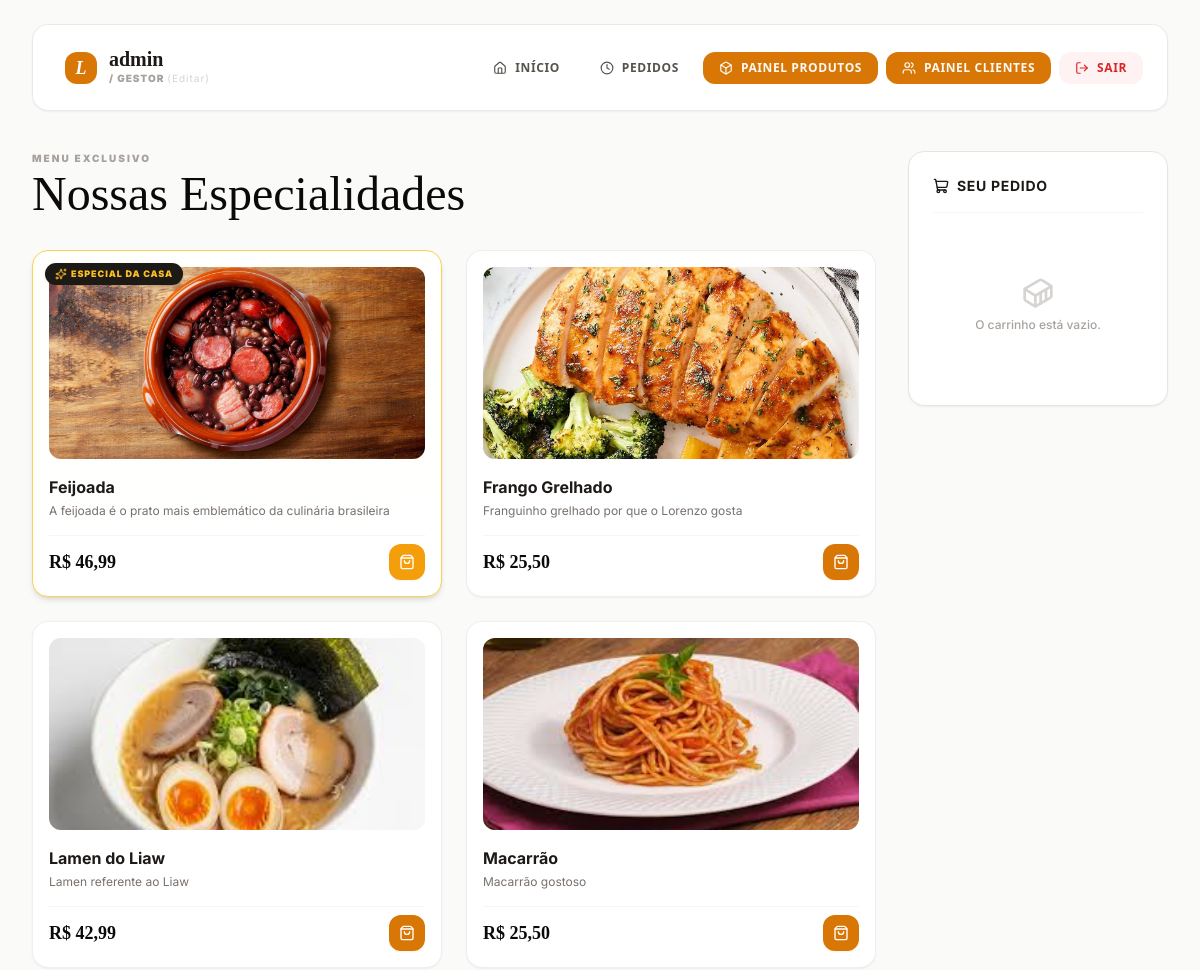
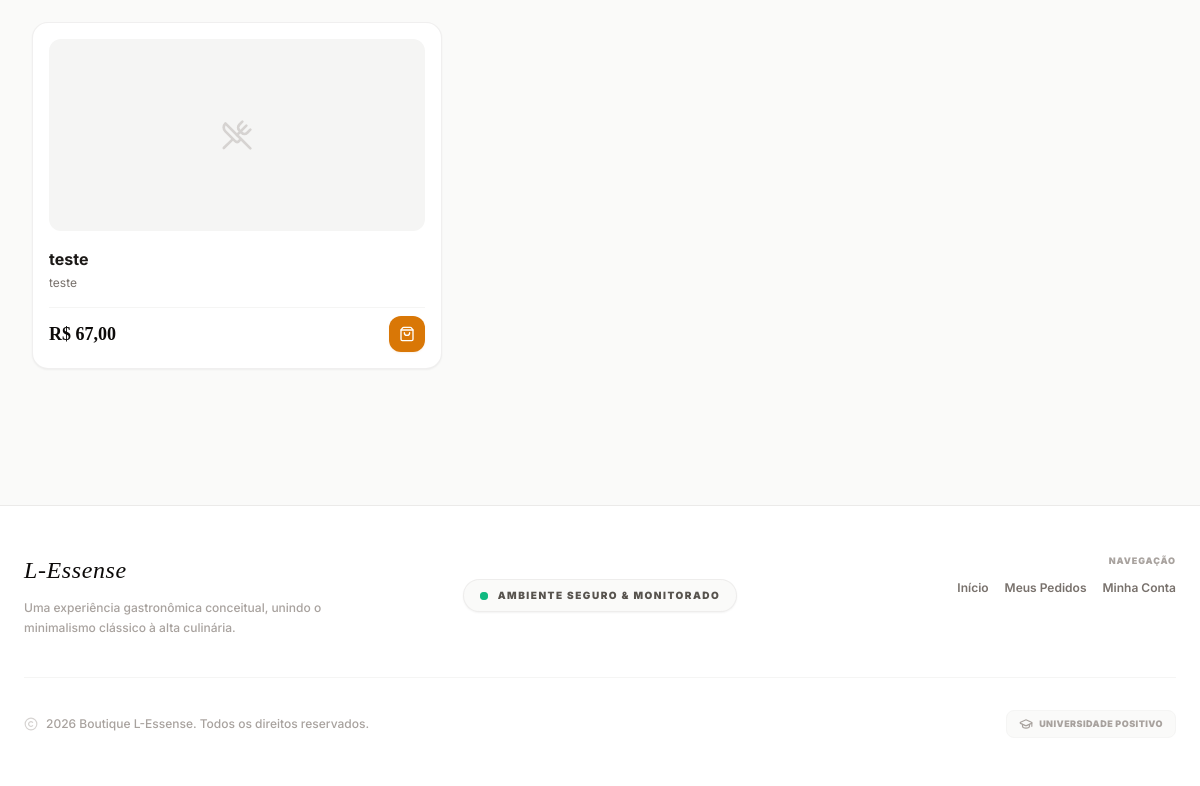
Before: /user/home.php (signed in) with the older database file (2 pictures, top to bottom).
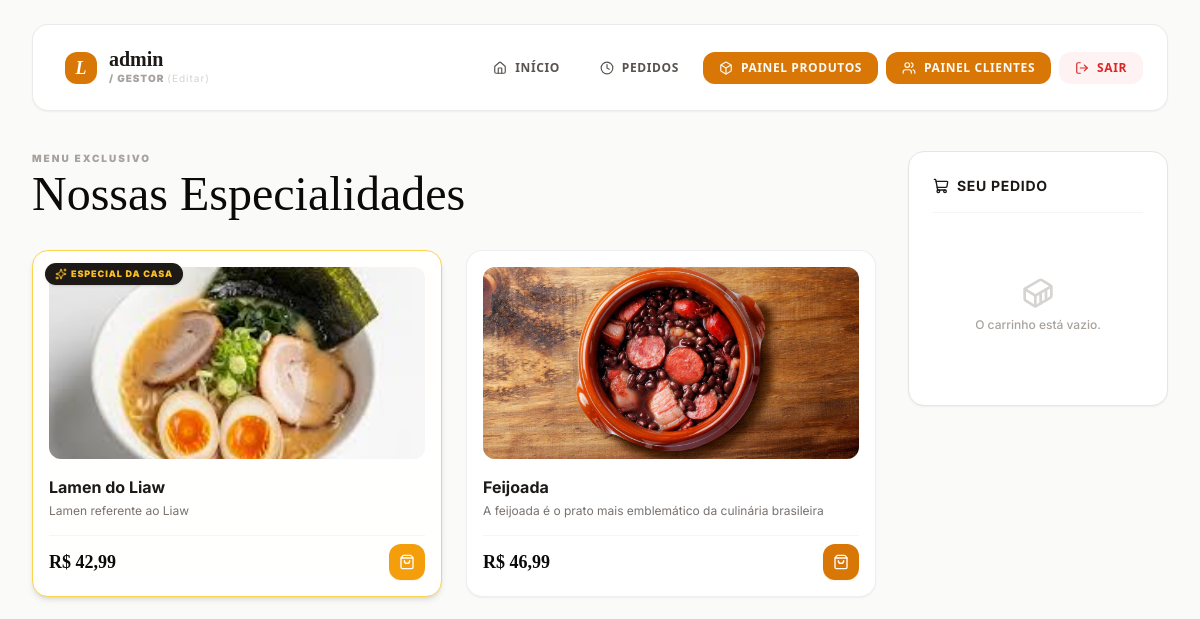
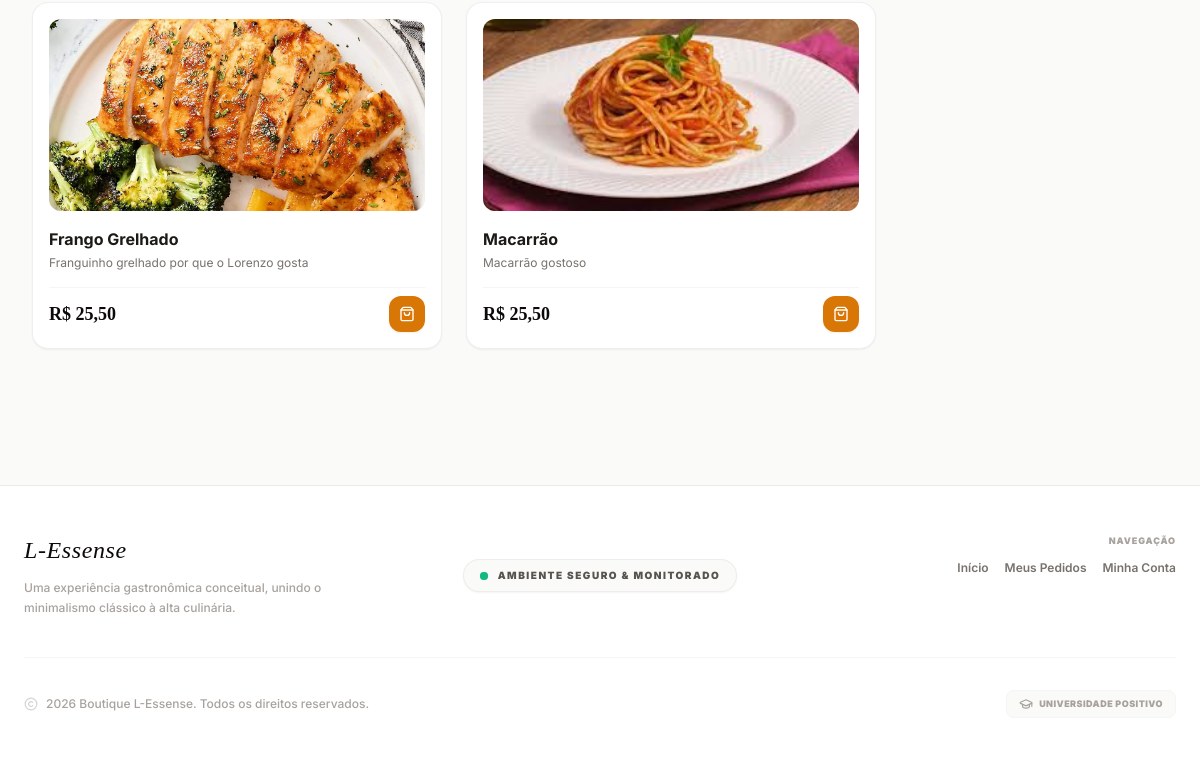
After: the same page with the newer database file (2 pictures, top to bottom).
### tables this page shows
CREATE TABLE `produtos` (
  `id` int(11) NOT NULL,
  `nome` varchar(100) NOT NULL,
  `descricao` text DEFAULT NULL,
  `preco` decimal(10,2) NOT NULL,
  `estoque` int(11) NOT NULL,
  `fixado` tinyint(1) DEFAULT 0,
  `imagem` varchar(255) DEFAULT NULL
);

### user/home.php (the view, shortened to what this page needs)
<?php
global $conexao;
$sql = "SELECT * FROM produtos WHERE estoque > 0 ORDER BY fixado DESC, nome ASC";
$resultado = mysqli_query($conexao, $sql);
$produtos = mysqli_fetch_all($resultado, MYSQLI_ASSOC);
?>
<!DOCTYPE html>
<html lang="pt-br">
<head>
    <link rel="stylesheet" href="../style.css">
    <script src="https://cdn.tailwindcss.com"></script>
</head>
<body class="bg-stone-50 text-stone-900 min-h-screen">
    <div class="max-w-7xl mx-auto px-4 sm:px-6 lg:px-8 py-6">
        <?php include __DIR__ . '/menu.php'; ?>
        <div class="grid grid-cols-1 lg:grid-cols-4 gap-8 items-start">
            <div class="lg:col-span-3">
                <div class="mb-8">
                    <span class="text-[10px] font-black uppercase tracking-[0.2em] text-stone-400 block mb-1">Menu Exclusivo</span>
                    <h1 class="font-serif text-4xl sm:text-5xl text-stone-950">Nossas Especialidades</h1>
                </div>
                <div class="grid grid-cols-1 sm:grid-cols-2 xl:grid-cols-3 gap-6">
                    <?php if (empty($produtos)): ?>
                        <p class="text-stone-500 text-sm italic col-span-full py-8 text-center">Nenhum produto disponível no momento.</p>
                    <?php else: ?>
                        <?php foreach ($produtos as $prod):
                            $isPromocao = (int)$prod['fixado'] === 1;
                        ?>
                            <div class="bg-white rounded-2xl p-4 transition-all flex flex-col justify-between group relative border <?php echo $isPromocao ? 'border-amber-300 shadow-md promo-glow bg-gradient-to-b from-amber-50/10 to-white' : 'border-stone-200/60 shadow-sm hover:shadow-md'; ?>">
                                <?php if ($isPromocao): ?>
                                    <div class="absolute top-3 left-3 z-10 bg-stone-900 text-amber-400 font-black text-[9px] uppercase tracking-widest px-2.5 py-1 rounded-full shadow flex items-center gap-1">
                                        <i data-lucide="sparkles" class="w-3 h-3 text-amber-400"></i>
                                        Especial da Casa
                                    </div>
                                <?php endif; ?>
                                <div>
                                    <div class="w-full h-48 bg-stone-100 rounded-xl mb-4 overflow-hidden relative">
                                        <?php if (!empty($prod['imagem'])): ?>
                                            <img src="../uploads/<?php echo $prod['imagem']; ?>" alt="<?php echo htmlspecialchars($prod['nome']); ?>" class="w-full h-full object-cover group-hover:scale-105 transition-transform duration-300">
                                        <?php else: ?>
                                            <div class="w-full h-full flex items-center justify-center text-stone-300">
                                                <i data-lucide="utensils-crossed" class="w-8 h-8"></i>
                                            </div>
                                        <?php endif; ?>
                                    </div>
                                    <h3 class="font-bold text-stone-900 text-base mb-1">
                                        <?php echo htmlspecialchars($prod['nome']); ?>
                                    </h3>
                                    <p class="text-stone-500 text-xs line-clamp-2 mb-4"><?php echo htmlspecialchars($prod['descricao'] ?? ''); ?></p>
                                </div>
                                <div class="flex items-center justify-between pt-2 border-t border-stone-100 mt-auto">
                                    <span class="font-serif font-bold text-lg text-stone-950">R$ <?php echo number_format((float)$prod['preco'], 2, ',', '.'); ?></span>
                                    <a href="carrinho_logica.php?adicionar=<?php echo $prod['id']; ?>" class="p-2.5 text-white rounded-xl transition-all shadow-sm active:scale-95 <?php echo $isPromocao ? 'bg-amber-500 hover:bg-amber-600' : 'bg-amber-600 hover:bg-amber-700 shadow-amber-600/10'; ?>">
                                        <i data-lucide="shopping-bag" class="w-4 h-4"></i>
                                    </a>
                                </div>
                            </div>
                        <?php endforeach; ?>
                    <?php endif; ?>
                </div>
            </div>
            <div class="lg:col-span-1 lg:sticky lg:top-24 self-start bg-white border border-stone-200 rounded-2xl p-6 shadow-sm">
                <div class="flex items-center justify-between pb-4 border-b border-stone-100 mb-4">
                    <div class="flex items-center gap-2">
                        <i data-lucide="shopping-cart" class="w-4 h-4 text-stone-900"></i>
                        <h2 class="font-bold text-sm uppercase tracking-wider text-stone-900">Seu Pedido</h2>
                    </div>
                    <?php
                    $carrinho = obterCarrinho();
                    ?>
                </div>
                <?php
                if (empty($carrinho)):
                ?>
                    <div class="py-12 text-center">
                        <i data-lucide="container" class="w-8 h-8 text-stone-300 mx-auto mb-2"></i>
                        <p class="text-stone-400 text-xs font-medium">O carrinho está vazio.</p>
                    </div>
                <?php endif; ?>
            </div>
        </div>
    </div>
    <?php include __DIR__ . '/../user/rodape.php'; ?>
</body>
</html>

### user/menu.php (shortened to what this page needs)
<nav class="flex flex-col md:flex-row items-center justify-between gap-4 py-4 px-6 mb-10 bg-white border border-stone-200/80 rounded-2xl shadow-sm sticky top-4 z-50 backdrop-blur-md bg-white/90">
    <a href="../user/perfil.php" class="flex items-center gap-3 text-center md:text-left hover:bg-amber-600 p-2 rounded-xl transition-all duration-200 group">
        <div class="h-8 w-8 bg-amber-600 rounded-xl flex items-center justify-center text-white font-serif italic font-bold text-lg group-hover:scale-105 transition-all">L</div>
        <div>
            <span class="font-serif text-xl text-stone-900 leading-none block group-hover:text-stone-700 transition-all">
                <strong><?php echo htmlspecialchars($_SESSION['usuario'] ?? 'Convidado'); ?></strong>
            </span>
            <span class="text-stone-400 text-[10px] font-black uppercase tracking-widest block mt-0.5">
                / <?php echo (isset($_SESSION['perfil']) && $_SESSION['perfil'] === 'admin') ? 'Gestor' : 'Cliente'; ?>
                <span class="text-stone-300 normal-case font-normal group-hover:text-stone-500 transition-all">(Editar)</span>
            </span>
        </div>
    </a>
    <div class="flex flex-wrap items-center justify-center gap-2 font-sans">
        <a href="../user/home.php" class="flex items-center gap-2 px-4 py-2 text-xs font-bold uppercase tracking-wider text-stone-600 hover:text-stone-900 hover:bg-amber-600 rounded-xl transition-all duration-200 active:scale-95">
            <i data-lucide="home" class="w-3.5 h-3.5"></i> Início
        </a>
        <a href="../dashboard/status.php" class="flex items-center gap-2 px-4 py-2 text-xs font-bold uppercase tracking-wider text-stone-600 hover:text-stone-900 hover:bg-amber-600 rounded-xl transition-all duration-200 active:scale-95">
            <i data-lucide="clock" class="w-3.5 h-3.5"></i> Pedidos
        </a>
        <?php if (isset($_SESSION['perfil']) && $_SESSION['perfil'] === 'admin'): ?>
            <a href="../dashboard/product.php" class="flex items-center gap-2 px-4 py-2 text-xs font-bold uppercase tracking-wider bg-amber-600 text-stone-50 hover:bg-black hover:shadow-md rounded-xl transition-all duration-200 active:scale-95">
                <i data-lucide="box" class="w-3.5 h-3.5"></i> Painel Produtos
            </a>
            <a href="../dashboard/client.php" class="flex items-center gap-2 px-4 py-2 text-xs font-bold uppercase tracking-wider bg-amber-600 text-stone-50 hover:bg-black hover:shadow-md rounded-xl transition-all duration-200 active:scale-95">
                <i data-lucide="users" class="w-3.5 h-3.5"></i> Painel Clientes
            </a>
        <?php endif; ?>
        <a href="../auth/logout.php" class="flex items-center gap-2 px-4 py-2 text-xs font-bold uppercase tracking-wider bg-red-50 text-red-600 hover:bg-red-100 rounded-xl transition-all duration-200 active:scale-95">
            <i data-lucide="log-out" class="w-3.5 h-3.5"></i> Sair
        </a>
    </div>
</nav>

### user/rodape.php (shortened to what this page needs)
<footer class="mt-28 border-t border-stone-200/80 bg-white">
    <div class="max-w-7xl mx-auto px-6 py-12">
        <div class="grid grid-cols-1 md:grid-cols-3 gap-8 pb-10 border-b border-stone-100 items-start">
            <div class="space-y-3">
                <span class="font-serif text-2xl italic tracking-wide text-stone-950 block">L-Essense</span>
                <p class="text-xs text-stone-400 max-w-xs leading-relaxed font-medium">
                    Uma experiência gastronômica conceitual, unindo o minimalismo clássico à alta culinária.
                </p>
            </div>
            <div class="flex flex-col md:items-center justify-center h-full pt-2 md:pt-0">
                <div class="inline-flex items-center gap-2.5 px-4 py-2 bg-stone-50 border border-stone-200/60 rounded-full shadow-sm">
                    <span class="relative flex h-2 w-2">
                        <span class="relative inline-flex rounded-full h-2 w-2 bg-emerald-500"></span>
                    </span>
                    <span class="text-[10px] font-black uppercase tracking-[0.15em] text-stone-600">
                        Ambiente Seguro & Monitorado
                    </span>
                </div>
            </div>
            <div class="flex flex-col md:items-end space-y-2">
                <span class="text-[9px] font-black uppercase tracking-widest text-stone-400 block mb-1">Navegação</span>
                <div class="flex flex-wrap md:justify-end gap-x-4 gap-y-2 text-xs font-semibold text-stone-500">
                    <a href="../user/home.php" class="hover:text-stone-950 transition-colors">Início</a>
                    <a href="../dashboard/status.php" class="hover:text-stone-950 transition-colors">Meus Pedidos</a>
                    <a href="../user/perfil.php" class="hover:text-stone-950 transition-colors">Minha Conta</a>
                </div>
            </div>
        </div>
        <div class="pt-8 flex flex-col sm:flex-row justify-between items-center gap-4">
            <div class="flex items-center gap-2 text-xs text-stone-400 font-medium text-center sm:text-left">
                <i data-lucide="copyright" class="w-3.5 h-3.5 text-stone-300"></i>
                <span><?php echo date("Y"); ?> Boutique L-Essense. Todos os direitos reservados.</span>
            </div>
            <div class="flex items-center gap-1.5 bg-stone-50 border border-stone-100 rounded-lg px-3 py-1.5">
                <i data-lucide="graduation-cap" class="w-3.5 h-3.5 text-stone-400"></i>
                <p class="text-[9px] font-black uppercase tracking-wider text-stone-400">
                    Universidade Positivo
                </p>
            </div>
        </div>
    </div>
</footer>

### style.css (style rules this page uses)
* { margin: 0; padding: 0; box-sizing: border-box; }
html { scroll-behavior: smooth; }

### user/home.php (style rules this page uses)
body { font-family: 'Inter', sans-serif; }
.font-serif { font-family: 'Instrument Serif', serif; }
.promo-glow { animation: pulseGlow 2.5s infinite ease-in-out; }

Changed rows visible on the page:
removed produtos: nome "teste", descricao "teste", preco "67,00"
changed produtos "Lamen do Liaw": now shows "ESPECIAL DA CASA"; moves up the list
changed produtos "Feijoada": no longer shows "ESPECIAL DA CASA"
